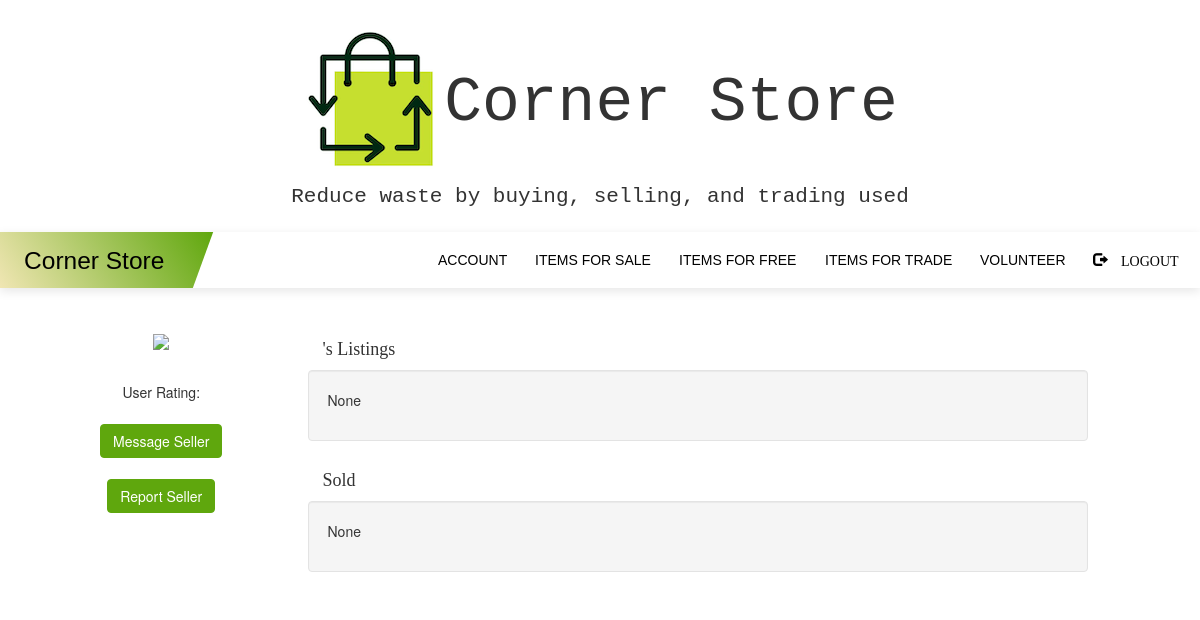
The page /viewprofile/3 (signed in) on the database as committed earlier.
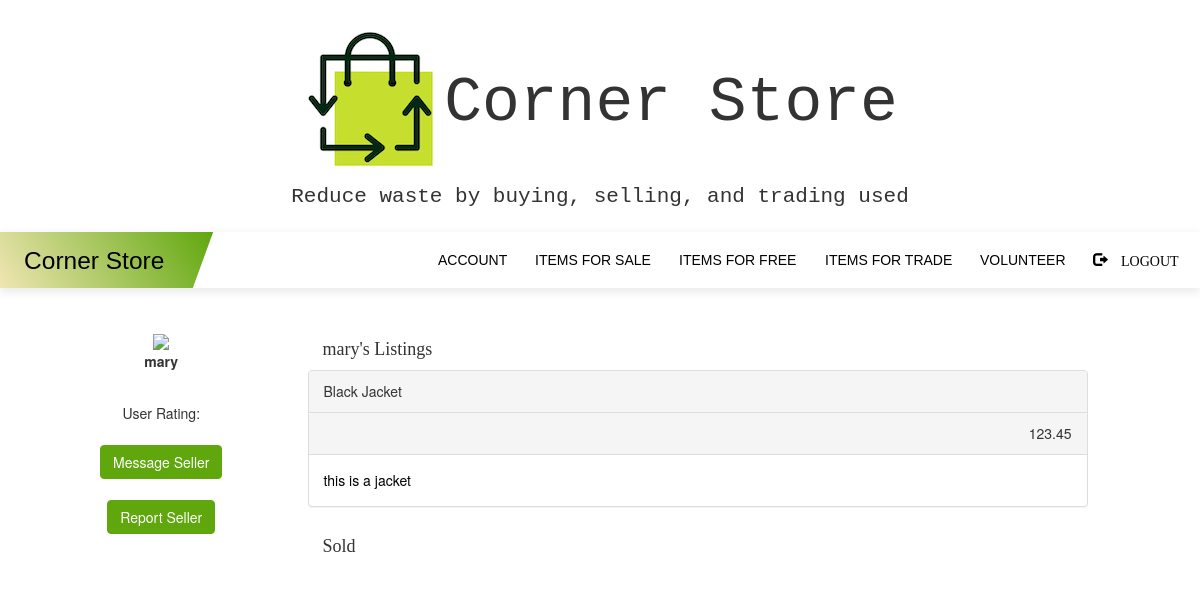
The same page on the database as committed later.
### myapp/models.py (models this page shows, shortened)
class User(UserMixin, db.Model):
    __tablename__ = 'users'
    id = db.Column(db.Integer, primary_key=True)
    username = db.Column(db.String(64), unique=True, index=True)
    email = db.Column(db.String(128), unique=True)
    password = db.Column(db.String(128))
    admin = db.Column(db.String(10))
    agency = db.Column(db.String(10))
    profile = db.relationship('Profile', backref='users', lazy='dynamic')
    listings = db.relationship('Listing', backref='users', lazy='dynamic')
    volunteer = db.relationship('Volunteer', backref='users', lazy='dynamic')
    bevolunteer = db.relationship('BeVolunteer', backref='users', lazy='dynamic')
    report = db.relationship('Report', backref='users', lazy='dynamic')
    def __repr__(self):
        return f'{self.username}'

class Listing(db.Model):
    id = db.Column(db.Integer, primary_key=True)
    image_file = db.Column(db.String(20),nullable=False,default='default.jpg')
    name = db.Column(db.String(64))
    description = db.Column(db.String(512))
    location = db.Column(db.Integer)
    agency = db.Column(db.String(128))
    warehouse = db.Column(db.Boolean, default=False)
    free = db.Column(db.Boolean, default=False)
    price = db.Column(db.Float, default=0.00)
    trade = db.Column(db.Boolean, default=False)
    user_id = db.Column(db.Integer, db.ForeignKey('users.id'))
    status = db.Column(db.String, default='For Sale')

### myapp/routes.py (the view)
@myapp_obj.route('/viewprofile/<int:val>')
def viewProfile(val):
    user_id = val
    user = User.query.get(val)
    print(user)
    listings = Listing.query.filter(Listing.user_id==user_id)
    count = Listing.query.filter(Listing.user_id==user_id).count()
    sold = Listing.query.filter(Listing.user_id==user_id and Listing.status=='Sold').count()
    return render_template('viewprofile.html', user=user, count=count, sold=sold, listings=listings)

### myapp/models.py (called while the page is built)
@login.user_loader
def load_user(id):
    return User.query.get(int(id))

### myapp/templates/viewprofile.html (shortened to what this page needs)
{% extends "base.html" %}
{% block content %}
<br><br>
<div class="container rounded bg-white mt-5 mb-5">
    <div class="row">
        <div class="col-md-3 border-right">
            <div class="d-flex flex-column align-items-center text-center p-3 py-5">
                <img class="rounded-circle mt-5" width="150px" src="https://st3.depositphotos.com/15648834/17930/v/600/depositphotos_179308454-stock-illustration-unknown-person-silhouette-glasses-profile.jpg">
                <br> <center><strong><span class="font-weight-bold"> {{ user.username}}</span></strong>
                <br><span> User Rating: </span> <br><br>
                <span><a href="/listings"> <button type="button" class="btn btn-primary">Message Seller</button> </a></span><br><br>
                <span><a href="/report/{{user.id}}"><button type="button" class="btn btn-primary">Report Seller</button></a></span>
            </center>
            </div>
        </div>
        <div class="col-md-8 border-right">
            <div class="p-3 py-5">
                <h4 style='font-family: Monaco;'>{{ user.username}}'s Listings</h4>
                <div class="row mt-2">
                  {% if count > 0 %}
                    {% for i in listings %}
                        {% if i.status == 'For Sale' %}
                        <a href="/managelistings/{{i.id}}">
                        <div class="panel panel-default">
                          <div class="panel-heading">
                            <div class="col">{{ i.name }}</div>
                        </div>
                        <div class="panel-heading">
                                <div class='col', style="text-align:right">
                            {% if i.price==0.00 %}
                                Free
                            {% else %}
                                {{i.price }}
                            {% endif %}
                        </div>
                    </div>
                          <div class="panel-body">
                            {{ i.description }} </div>
                        </div>
                    </a>
                        {% endif %}
                    {% endfor %}
                    {% else %}
                    <div class='well'>
                    <p> None </p>
                  </div>
                    {% endif %}
                  </div>
                    <div class="p-3 py-5">
                    <h4 style='font-family: Monaco;'>Sold</h4>
                    <div class="row mt-2">
                    {% if sold > 0 %}
                    {% for i in listings %}
                        {% if i.status == 'Sold' %}
                        <a href="/managelistings/{{i.id}}">
                        <div class="panel panel-default">
                          <div class="panel-heading">
                            <div class="col">{{ i.name }}</div>
                        </div>
                        <div class="panel-heading">
                                <div class='col', style="text-align:right">
                            {% if i.price==0.00 %}
                                Free
                            {% else %}
                                {{i.price }}
                            {% endif %}
                        </div>
                    </div>
                          <div class="panel-body">
                            {{ i.description }} </div>
                        </div>
                    </a>
                        {% endif %}
                    {% endfor %}
                    {% else %}
                    <div class='well'>
                    <p> None </p>
                  </div>
                    {% endif %}
                </div>
            </div>
        </div>
        <div class="col-md-4">
        </div>
    </div>
</div>
</div>
{% endblock %}

Rows that differ between the two databases and show on the page:
added User: username "mary"
added Listing: name "Black Jacket", price "123.45", description "this is a jacket"
Other text that changed with them:
text no longer shown: "None None"
